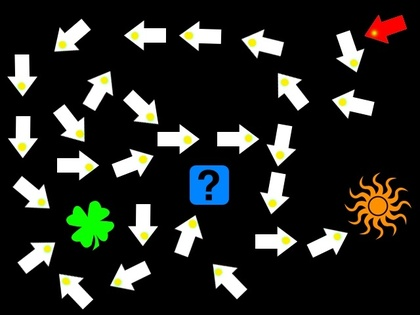
%> input picture autonomous-pathfinding-object-localization/Treasure_hard.jpg, 420 x 315 px, shrunk from 640 x 480 before the run
$ octave treasure_hunting.m   (GNU Octave 9; MATLAB toolbox functions it lacks are replaced by stand-ins)
%> lines starting %> are read from the running program, lines starting %| are printed output that depends on the picture; in (x1, y1, x2, y2) boxes, pixels count from 0 and x2, y2 are one past the last pixel; in counts of white or black regions, pixels touching at a corner belong together; the program's own positions count from 1
close all;
clear all;

%% Reading image
im = imread('Treasure_hard.jpg'); % change name to process other images
%> im is the input picture: size 315x420x3 uint8; mean R, G, B 36.4, 37.8, 33.1
imshow(im);
pause;

%% Binarisation
bin_threshold = 0.1; % parameter to vary
bin_im = im2bw(im, bin_threshold);
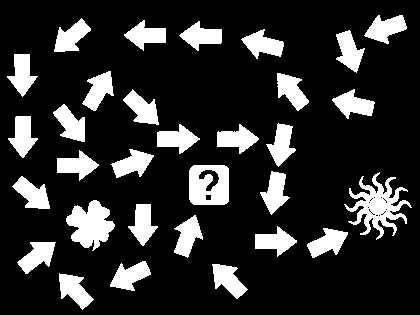
%> bin_im: size 315x420 logical; 17.9% white; 31 white regions
imshow(bin_im);
pause;

%% Extracting connected components
con_com = bwlabel(bin_im);
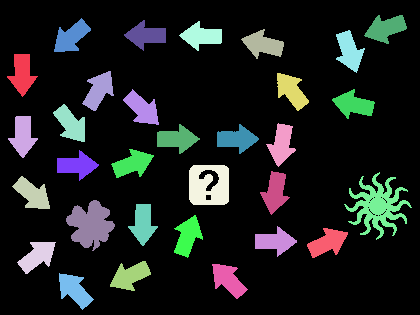
%> con_com: size 315x420 double; 32 distinct labels, from 0 to 31; one colour per label, 0 black
imshow(label2rgb(con_com));
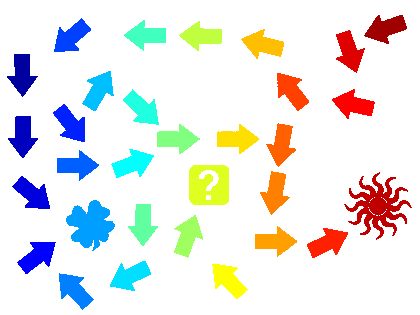
%> displayed picture: size 315x420x3, on the screen's scale of 0 to 255; mean R, G, B 231.4, 232.6, 230.4
pause;

%% Computing objects properties
props = regionprops(con_com);
%> props = 31 regions; largest, box (x1, y1, x2, y2), Area and Centroid: (344, 172, 412, 240) 1780 [378.6 206.5], (66, 200, 115, 251) 1487 [91.2 225.3], (189, 165, 229, 205) 1358 [209.5 186.1], (364, 15, 407, 44) 704 [386.3 28.9], (157, 124, 200, 154) 691 [177.5 139.6]

%% Drawing bounding boxes
n_objects = numel(props);
%> n_objects = 31
imshow(im);
hold on;
for object_id = 1 : n_objects
    rectangle('Position', props(object_id).BoundingBox, 'EdgeColor', 'b');
end
%> this loop made 31 passes
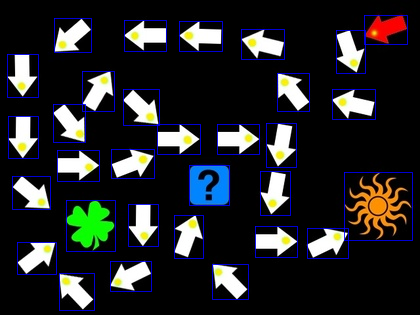
%> figure redrawn from the program's plot data
hold off;
pause;


%% Arrow/non-arrow determination
arrow_ind = arrow_finder(props,yellow_props(im));
%> in yellow_props, `yellow_dots = im(:,:,1)>150 & im(:,:,2)>200 & im(:,:,3)<100;`:
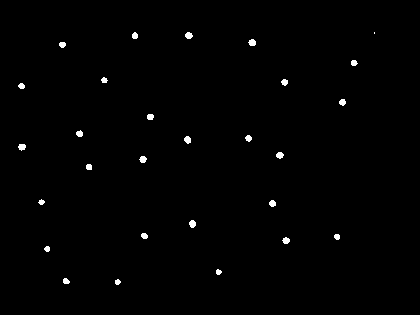
%> yellow_dots: size 315x420 logical; 0.72% white; 28 white regions (1 under 20 px)
%> in yellow_props, `yellow_im_concom = bwlabel(yellow_dots);`: yellow_im_concom: size 315x420 double; 29 distinct labels, from 0 to 28
%> in yellow_props, `yellow_prop = regionprops(yellow_im_concom);`: yellow_prop = 28 regions; largest, box (x1, y1, x2, y2), Area and Centroid: (189, 220, 196, 228) 43 [193.1 224.5], (248, 39, 256, 46) 43 [252.8 43.2], (18, 144, 26, 151) 42 [22.6 147.5], (184, 136, 191, 144) 42 [188.2 140.4], (185, 32, 193, 39) 42 [189.4 36.1]
%> in arrow_finder, `nprops = length(props);`: nprops = 31
%> the loop in arrow_finder, `for r = 1:nprops` made 31 passes
%> after the loop in arrow_finder, `for r = 1:nprops`: arrow_finderr = 28 columns, first 8: [1 2 3 4 5 6 7 8; 1 2 3 4 7 5 8 6]
%> arrow_ind has the same summary as arrow_finderr in arrow_finder

%% Finding red arrow
n_arrows = numel(arrow_ind);
%> n_arrows = 56
start_arrow_id = 0;
% check each arrow until find the red one
for arrow_num = 1 : n_arrows
    object_id = arrow_ind(arrow_num);    % determine the arrow id

    % extract colour of the centroid point of the current arrow
    centroid_colour = im(round(props(object_id).Centroid(2)), round(props(object_id).Centroid(1)), :);
    if centroid_colour(:, :, 1) > 240 && centroid_colour(:, :, 2) < 10 && centroid_colour(:, :, 3) < 10
	% the centroid point is red, memorise its id and break the loop
        start_arrow_id = object_id;
        break;
    end
end
%> this loop made 55 passes
%> (object_id, centroid_colour, start_arrow_id) on pass 55: (31, [251 2 0], 31)
%> (object_id, centroid_colour) on passes 1 to 6: (1, [255 255 255]), (1, [255 255 255]), (2, [255 255 255]), (2, [255 255 255]), (3, [252 255 250]), (3, [252 255 250])


%% Hunting
cur_object = start_arrow_id; % start from the red arrow
%> cur_object = 31
path = [];
treasure_id = [];
last_obj_status = 0;
 while(last_obj_status==0)
    %If the current object is an arrow, add it to the path and compute the next object
    while ismember(cur_object, arrow_ind(1,:))
        path(end + 1) = cur_object;
        %Function to find the next object pointed by the current object
        cur_object = next_object_finder(cur_object,path,props,yellow_props(im),im,arrow_ind,treasure_id);
    end
    %If the current object is not an arrow then add it to the treasure
    treasure_id(end + 1) = cur_object;
    %Computing next object pointed by the last arrow in the path while ignoring the identified %treasure objects
    [cur_object last_obj_status] = next_object_finder(path(end),path,props,yellow_props(im),im,arrow_ind,treasure_id);
 end
%> this loop made 2 passes
%> (cur_object, last_obj_status) on pass 1: (11, 0)
%> last_obj_status on pass 2: 1
%|  Columns 1 through 16:
%|     4    5    7    8   10   11   12   13   15   16   17   19   20   21   23   24
%|  Columns 17 through 19:
%|    25   27   30
%|     5    7   10   13   15   17   19   20
%> after the loop, path = 21 values, max 31 at index 1, min 1 at index 9, mean 16.71; treasure_id = [9 30]

%% visualisation of the path
imshow(im);
hold on;
for path_element = 1 : numel(path)
    object_id = path(path_element); % determine the object id
    rectangle('Position', props(object_id).BoundingBox, 'EdgeColor', 'y');
    str = num2str(path_element);
    text(props(object_id).BoundingBox(1), props(object_id).BoundingBox(2), str, 'Color', 'r', 'FontWeight', 'bold', 'FontSize', 14);
end
%> this loop made 21 passes
%> (object_id, str) on passes 1 to 12: (31, '1'), (29, '2'), (28, '3'), (26, '4'), (22, '5'), (18, '6'), (14, '7'), (6, '8'), (1, '9'), (2, '10'), (3, '11'), (11, '12')

% visualisation of the treasure
count =1;
for i =[treasure_id]
    rectangle('Position', props(i).BoundingBox, 'EdgeColor', 'g');
end
%> this loop made 2 passes
%> i on passes 1 to 2: 9, 30
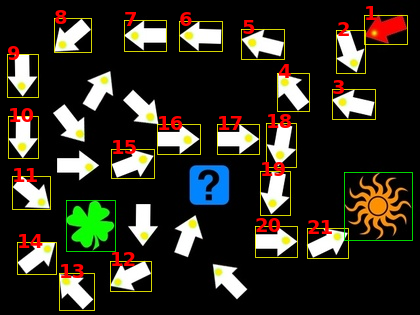
%> figure redrawn from the program's plot data


%Function for extracting yellow dots component
function yellow_prop = yellow_props(im)

    yellow_dots = im(:,:,1)>150 & im(:,:,2)>200 & im(:,:,3)<100;  % Color condition
    yellow_dots = uint8(yellow_dots);
    yellow_im_concom = bwlabel(yellow_dots);
    yellow_prop = regionprops(yellow_im_concom);

end

% Function to find the arrow ID
function [arrow_finderr] = arrow_finder(props, yellow_props)
    nprops = length(props);
    n_yel_props = length(yellow_props);
    arrow_finderr = [];
    for r = 1:nprops
        for s = 1:n_yel_props
            if(obj_chk(yellow_props(s).Centroid,props(r).BoundingBox))
                arrow_finderr(1,end+1) = r;
                arrow_finderr(2,end) = s;

                break;
            end
        end
    end
end


% Function to check the objects within the bounding box
function obj_check = obj_chk(k,l)
    if(k(1) > l(1) && k(1)<(l(1)+l(3)) && k(2)>l(2) && k(2)<(l(2)+l(4)))
       obj_check= true;
    else
        obj_check= false;
    end

end

% Function to find the next object
function [next_object, last_obj_status] = next_object_finder(cur_object, path, props, yellow_props, im, arrow_ind, treasure_id)
    next_object = [];
    last_obj_status = 0;
    object_centroid = props(cur_object).Centroid;
    yellow_id = find(arrow_ind(1, :) == cur_object);
    yellow_centroid = yellow_props(arrow_ind(2, yellow_id)).Centroid;
    vector = yellow_centroid - object_centroid;

    % Calculating the direction vector
    direction = vector / max(abs(vector));

    % Creating a list of objects to consider
    object_list = setdiff(1:numel(props), [treasure_id path]);
    disp(object_list)
    % Checking if object_list is empty
    if isempty(object_list)
        last_obj_status = 1;
        return;
    end

    % Extending the directional vector
    direction_vector = object_centroid + vector + direction;

    % Finding next object
    while abs(direction_vector(1)) <= size(im, 2) && abs(direction_vector(2)) <= size(im, 1) && isempty(next_object)
        % Checking if any object is within the bounding box of the direction vector
        obj_indices = find(arrayfun(@(i) obj_chk(direction_vector, props(i).BoundingBox), object_list));
        if ~isempty(obj_indices)
            next_object = object_list(obj_indices(1));
        end
        direction_vector = direction_vector + direction;
    end

    % If there is no next object found adding a check
    if isempty(next_object)
        last_obj_status = 1;
    end
end

$ run again, with autonomous-pathfinding-object-localization/Treasure_easy.jpg copied over autonomous-pathfinding-object-localization/Treasure_hard.jpg
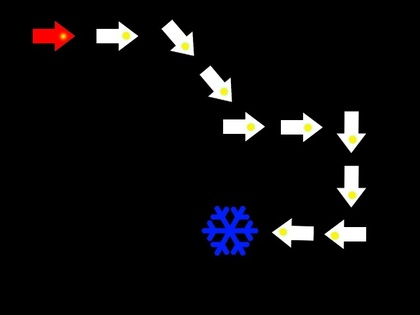
%> input picture autonomous-pathfinding-object-localization/Treasure_easy.jpg, 420 x 315 px, shrunk from 640 x 480 before the run
%> im is the input picture: size 315x420x3 uint8; mean R, G, B 11.8, 11, 12.4
%> bin_im: size 315x420 logical; 6% white; 11 white regions
%> con_com: size 315x420 double; 12 distinct labels, from 0 to 11
%> `imshow(label2rgb(con_com));`:
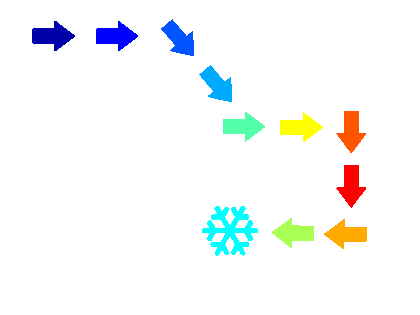
%> displayed picture: size 315x420x3, on the screen's scale of 0 to 255; mean R, G, B 246, 248.5, 248.1
%> props = 11 regions; largest, box (x1, y1, x2, y2), Area and Centroid: (202, 206, 258, 256) 1308 [230.5 231.1], (32, 21, 75, 51) 706 [52.8 36.5], (96, 21, 138, 51) 685 [116.3 36.6], (336, 165, 366, 208) 671 [351.9 185.7], (324, 219, 367, 249) 668 [347.2 234.8]
%> n_objects = 11
%> the loop `for object_id = 1 : n_objects` made 11 passes
%> yellow_dots: size 315x420 logical; 0.23% white; 10 white regions (1 under 20 px)
%> yellow_im_concom: size 315x420 double; 11 distinct labels, from 0 to 10
%> yellow_prop = 10 regions; largest, box (x1, y1, x2, y2), Area and Centroid: (331, 232, 338, 239) 37 [335.3 236.1], (349, 136, 356, 143) 36 [353.2 139.9], (349, 192, 356, 198) 35 [352.8 195.6], (123, 32, 130, 39) 34 [126.8 36.2], (248, 124, 254, 130) 33 [251.4 127.6]
%> nprops = 11
%> the loop in arrow_finder, `for r = 1:nprops` made 11 passes
%> after the loop in arrow_finder, `for r = 1:nprops`: arrow_finderr = 10 columns, first 8: [1 2 3 4 6 7 8 9; 1 2 3 4 5 6 7 8]
%> arrow_ind has the same summary as arrow_finderr in arrow_finder
%> n_arrows = 20
%> the loop `for arrow_num = 1 : n_arrows` made 1 pass
%> (object_id, centroid_colour, start_arrow_id) on pass 1: (1, [253 1 0], 1)
%> cur_object = 1
%> the loop `while(last_obj_status==0)` made 1 pass
%> last_obj_status on pass 1: 1
%> (printed output is left out)
%> after the loop `while(last_obj_status==0)`: path = [1 2 3 4 6 8 10 11 9 7]
%> the loop `for path_element = 1 : numel(path)` made 10 passes
%> (object_id, str) on passes 1 to 8: (1, '1'), (2, '2'), (3, '3'), (4, '4'), (6, '5'), (8, '6'), (10, '7'), (11, '8')
%> the loop `for i =[treasure_id]` made 1 pass
%> i on pass 1: 5
%> after the loop `for i =[treasure_id]`:
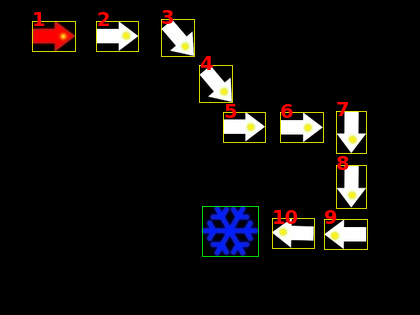
%> figure redrawn from the program's plot data

$ run again, with autonomous-pathfinding-object-localization/Treasure_medium.jpg copied over autonomous-pathfinding-object-localization/Treasure_hard.jpg
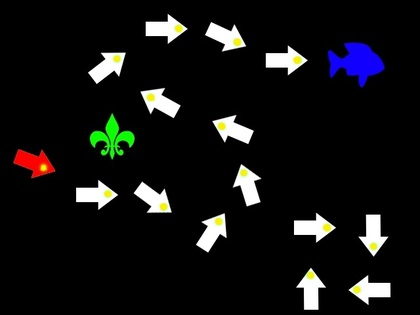
%> input picture autonomous-pathfinding-object-localization/Treasure_medium.jpg, 420 x 315 px, shrunk from 640 x 480 before the run
%> im is the input picture: size 315x420x3 uint8; mean R, G, B 18.3, 18.4, 18.4
%> bin_im: size 315x420 logical; 9.4% white; 17 white regions
%> con_com: size 315x420 double; 18 distinct labels, from 0 to 17
%> `imshow(label2rgb(con_com));`:
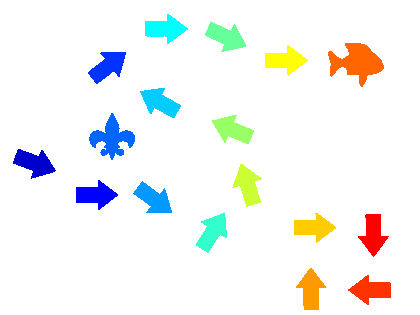
%> displayed picture: size 315x420x3, on the screen's scale of 0 to 255; mean R, G, B 242.6, 244.7, 243.1
%> props = 17 regions; largest, box (x1, y1, x2, y2), Area and Centroid: (328, 43, 384, 87) 1291 [357.7 62.7], (89, 113, 135, 160) 958 [112.7 138.8], (13, 149, 56, 179) 708 [34.9 163.6], (145, 14, 188, 44) 693 [165.6 29.4], (348, 275, 391, 305) 692 [371.5 290.5]
%> n_objects = 17
%> the loop `for object_id = 1 : n_objects` made 17 passes
%> yellow_dots: size 315x420 logical; 0.37% white; 15 white regions (1 under 20 px)
%> yellow_im_concom: size 315x420 double; 16 distinct labels, from 0 to 15
%> yellow_prop = 15 regions; largest, box (x1, y1, x2, y2), Area and Centroid: (294, 57, 301, 64) 39 [298 60.6], (234, 39, 241, 46) 38 [237.8 42.7], (324, 224, 330, 231) 37 [327.5 227.9], (147, 94, 154, 101) 36 [151.2 97.9], (160, 204, 167, 210) 35 [164.1 207.3]
%> nprops = 17
%> the loop in arrow_finder, `for r = 1:nprops` made 17 passes
%> after the loop in arrow_finder, `for r = 1:nprops`: arrow_finderr = 15 columns, first 8: [1 2 3 5 6 7 8 9; 1 2 3 5 4 6 7 9]
%> arrow_ind has the same summary as arrow_finderr in arrow_finder
%> n_arrows = 30
%> the loop `for arrow_num = 1 : n_arrows` made 1 pass
%> (object_id, centroid_colour, start_arrow_id) on pass 1: (1, [254 0 2], 1)
%> cur_object = 1
%> the loop `while(last_obj_status==0)` made 1 pass
%> last_obj_status on pass 1: 1
%> (printed output is left out)
%> after the loop `while(last_obj_status==0)`: path = [1 2 5 8 11 10 6 3 7 9 12]
%> the loop `for path_element = 1 : numel(path)` made 11 passes
%> (object_id, str) on passes 1 to 8: (1, '1'), (2, '2'), (5, '3'), (8, '4'), (11, '5'), (10, '6'), (6, '7'), (3, '8')
%> the loop `for i =[treasure_id]` made 1 pass
%> i on pass 1: 15
%> after the loop `for i =[treasure_id]`:
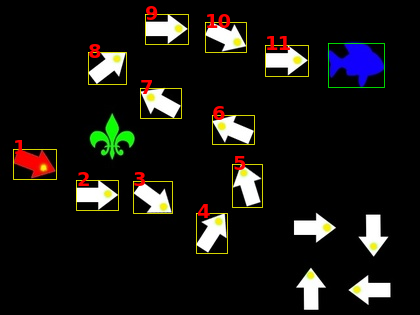
%> figure redrawn from the program's plot data
